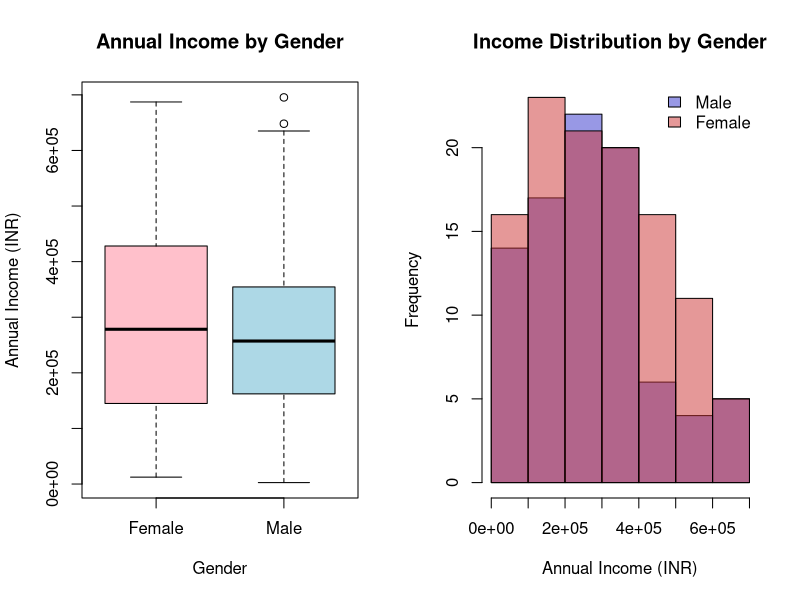

Here is the R script that generated this plot:
# ==============================================================================
# 7COM1079 Group Project - Analysis & Visualization
# Research Question: Is there a significant difference in mean Annual Income 
#                    between Male and Female customers?
# ==============================================================================

# 1. LOAD DATA
# ------------------------------------------------------------------------------
# Reading the dataset from the CSV file so we can access all columns such as 
# CustomerGender and AnnualIncome for analysis and visualization.
shopping_data <- read.csv("Shopping_CustomerData.csv")

# 2. VISUALIZATION
# ------------------------------------------------------------------------------
# Setting the plotting area to 1 row and 2 columns so both graphs appear side by side.
par(mfrow = c(1, 2)) 

# --- Plot 1: Boxplot (Main Plot) ---
# Creating a boxplot to compare the distribution of Annual Income between genders.
# This helps show differences in medians, spread, and any outliers.
boxplot(AnnualIncome ~ CustomerGender, 
        data = shopping_data,
        main = "Annual Income by Gender",
        xlab = "Gender",
        ylab = "Annual Income (INR)",
        col = c("pink", "lightblue"),
        border = "black")

# --- Plot 2: Overlapping Histogram (Gender-wise Distribution) ---
# Creating separate income lists for males and females for histogram plotting.
income_male <- shopping_data$AnnualIncome[shopping_data$CustomerGender == "Male"]
income_female <- shopping_data$AnnualIncome[shopping_data$CustomerGender == "Female"]

# Getting histogram counts without plotting them to calculate correct Y-axis limit.
# This ensures both histograms fit properly on the same plot.
h_male <- hist(income_male, plot = FALSE)
h_female <- hist(income_female, plot = FALSE)
y_limit <- max(h_male$counts, h_female$counts)
x_limit <- range(shopping_data$AnnualIncome)

# Plotting male income histogram in semi-transparent blue.
hist(income_male, 
     col = rgb(0.2, 0.2, 0.8, 0.5), # Blue with 50% transparency
     xlim = x_limit, 
     ylim = c(0, y_limit),
     main = "Income Distribution by Gender",
     xlab = "Annual Income (INR)")

# Overlaying female income histogram in semi-transparent red on the previous plot.
hist(income_female, 
     col = rgb(0.8, 0.2, 0.2, 0.5), # Red with 50% transparency
     add = TRUE) # This overlays instead of replacing the previous plot.

# Adding a legend to identify the male and female distributions.
legend("topright", 
       legend = c("Male", "Female"), 
       fill = c(rgb(0.2, 0.2, 0.8, 0.5), rgb(0.8, 0.2, 0.2, 0.5)), 
       bty = "n")

# Resetting plotting layout back to default (1 plot on screen).
par(mfrow = c(1, 1))

# 3. STATISTICAL ANALYSIS
# ------------------------------------------------------------------------------
# Performing Welch's t-test to compare mean Annual Income between genders.
# Welch's test is used because it does NOT assume equal variances.
t_test_result <- t.test(AnnualIncome ~ CustomerGender, data = shopping_data, var.equal = FALSE)

# 4. OUTPUT RESULTS
# ------------------------------------------------------------------------------
# Printing the full t-test result including t-value, df, p-value, and confidence interval.
print("--- T-Test Results ---")
print(t_test_result)

# Extracting the p-value from the test result for reporting.
p_value <- t_test_result$p.value
cat("\nP-value:", format(p_value, scientific = FALSE), "\n")

# Based on the p-value, printing whether we reject or do not reject the null hypothesis.
if(p_value < 0.05) {
  cat("Conclusion: Reject the Null Hypothesis (Significant difference found).\n")
} else {
  cat("Conclusion: Do not reject the Null Hypothesis (No significant difference).\n")
}
